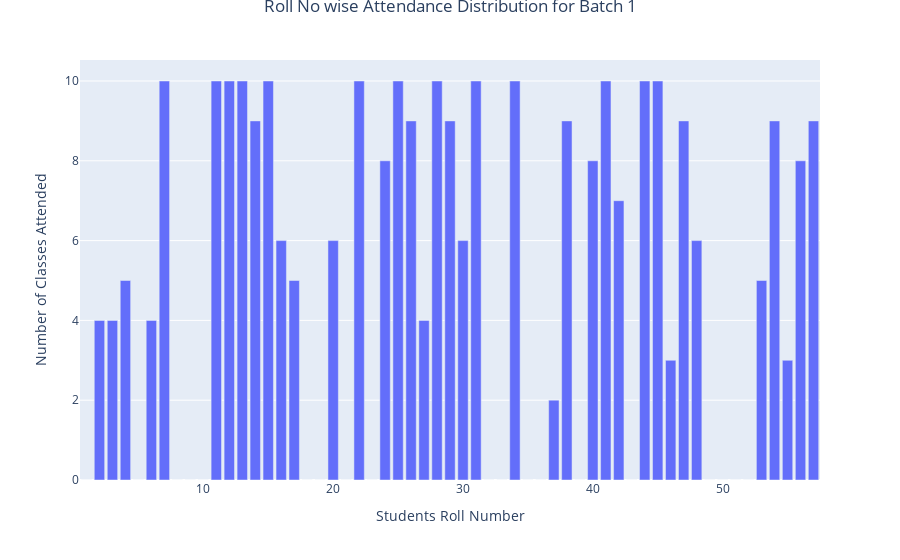

Notebook code for this chart:
### Code cell
# For class 1
fig = px.bar(class1_students, x='student_roll_num', y='classes_attended')
fig.update_layout(uniformtext_minsize=8, uniformtext_mode='hide', title={
        'text': "Roll No wise Attendance Distribution for Batch 1",
        'y':1,
        'x':0.5,
        'xanchor': 'center',
        'yanchor': 'top'},
        xaxis_title="Students Roll Number",
        yaxis_title="Number of Classes Attended",)
fig.show()

### Figure 1 — Plotly figure (JSON) as saved in the notebook; plotly's stock layout.template omitted (floating-point values rounded to 4 significant figures)
{"data": [{"alignmentgroup": "True", "hovertemplate": "student_roll_num=%{x}<br>classes_attended=%{y}<extra></extra>", "legendgroup": "", "marker": {"color": "#636efa", "pattern": {"shape": ""}}, "name": "", "offsetgroup": "", "orientation": "v", "showlegend": false, "textposition": "auto", "type": "bar", "x": [1, 36, 35, 33, 32, 43, 23, 49, 21, 19, 18, 50, 51, 39, 10, 9, 8, 5, 52, 37, 55, 46, 27, 2, 3, 6, 4, 53, 17, 30, 48, 16, 20, 42, 56, 24, 40, 54, 47, 29, 57, 14, 26, 38, 7, 11, 12, 13, 15, 41, 28, 45, 44, 31, 34, 25, 22], "xaxis": "x", "y": [0, 0, 0, 0, 0, 0, 0, 0, 0, 0, 0, 0, 0, 0, 0, 0, 0, 0, 0, 2, 3, 3, 4, 4, 4, 4, 5, 5, 5, 6, 6, 6, 6, 7, 8, 8, 8, 9, 9, 9, 9, 9, 9, 9, 10, 10, 10, 10, 10, 10, 10, 10, 10, 10, 10, 10, 10], "yaxis": "y"}], "layout": {"barmode": "relative", "legend": {"tracegroupgap": 0}, "margin": {"t": 60}, "title": {"text": "Roll No wise Attendance Distribution for Batch 1", "x": 0.5, "xanchor": "center", "y": 1, "yanchor": "top"}, "uniformtext": {"minsize": 8, "mode": "hide"}, "xaxis": {"anchor": "y", "domain": [0, 1], "title": {"text": "Students Roll Number"}}, "yaxis": {"anchor": "x", "domain": [0, 1], "title": {"text": "Number of Classes Attended"}}}}
